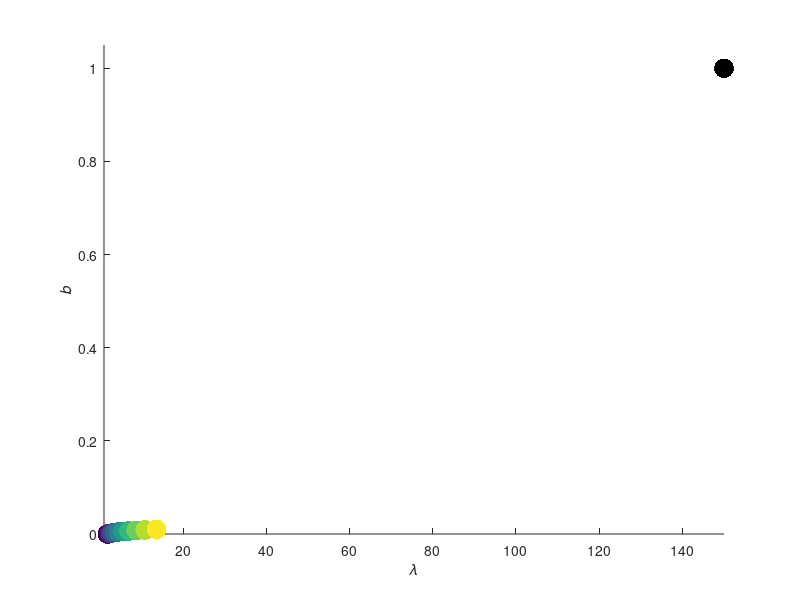

This chart was generated by the following MATLAB code: (Note: this script raises an error after producing the figure.)
clear
clc

%% Plotting Parameters
x = viridis(4);     colors = x(2:3,:);
axFontSize = 30;

%% Simulation Parameters

n = 10;        % Number of perennial species in the community
gen = 3000;    % Total time steps of the simulation
tint = 1000;   % Initial time steps before annual is introduced
betaA = 1/1.3; % Sensitivity of annual to litter
betaP = 1/15;  % Sensitivity of perennials to litter
beta = [betaA; betaP*ones(n,1)]; 

rho = exp(-4); % Niche overlap among the perennials

% Mean fitness of perennials and a measure of variability across species.
lambda_mean = 5; lambda_var = 1;

% Annual Fitness
lambda_A = lambda_mean*30;

% Perennial Fitness
lambda_P = lambda_mean*exp(linspace(-lambda_var,lambda_var,n));

% Distribution of litter production
b = 1*[1, 0.01*linspace(0,1,n)];
d = linspace(0.001,1,32);

% Fitness Parameters for the Annual
eA = 1; gA = 1; sA = 0.5;
yA = lambda_A*(1 - sA*(1-gA))/(gA*eA);

% Fitness Parameters for the Perennial
eP = 0.5; gP = 0.5; sP = 0.5;
f = 0.1;  p1 = 1; p2 = 0.2;
gamma = 0.1;
yP = lambda_P*(1 - sP*(1-gP))/(gP*eP*(f + p1/(1 - p2)));

% Competitive effects;
alpha_A = 0.2;
alpha_P = 0.2;

% Species-specific competitive effects of perennials to allow for
% coexistence.
A_PP = alpha_P*(rho*ones(n) + (1-rho)*eye(n));

% Row and column vectors of the competition coefficient matrix
A_AP = alpha_A*ones(1,n); A_PA = alpha_P*ones(n,1);

% The entire competition matrisx.
A = [alpha_A, A_AP; A_PA, A_PP];

% Cacluate all possible fitness ratios for all species and only count those
% greater than 1. The distribution of ratios is symmetric on the log scale
% and so this is sufficient information to describe the entire distribution
% of fitness ratios for all species pairs.
fitness_inequal = reshape(lambda_P'*(1./lambda_P),1, []);
fitness_inequal = fitness_inequal(fitness_inequal > 1);


% Make figure S2 in the supplement
figure(1)

%subplot(1,2,1)
% Distribution of species fitnesses
scatter([lambda_A, lambda_P], b, 200, 'filled', 'CData', [zeros(1,3);viridis(n)])
xlabel('\it\lambda'); ylabel('\itb');
axis([1,150,0,1.05])
ax = gca; ax.FontSize = 30; ax.XTick = [1,5,10,50,100];
ax.XTickLabel = [1,5,10,50,100];
set(gca, 'xscale', 'log'); box on;
title({'Community Fitness', 'and Litter Production'})
tx = text(lambda_A, b(1), 'Annual  ');
tx.HorizontalAlignment = 'right';  tx.VerticalAlignment = 'middle';
tx.FontSize = 30;

tx = text(0,1,'(a)', 'Units', 'Normalized'); tx.FontSize = 40;
tx.HorizontalAlignment = 'right'; tx.VerticalAlignment = 'bottom';


axes('Position',[.175 0.35 .175 .25])
scatter(lambda_P, b(2:end), 100,'filled', 'CData', viridis(n));
set(gca, 'xscale', 'log')
title('Perennial Community'); box on;

% Now make the figure of lambda_ratio vs rho.
subplot(1,2,2)
rhovec = linspace(0,1,100);
semilogy(rhovec, rhovec, 'Color', 'black', 'LineWidth', 3);
hold on
semilogy(rhovec, 1./rhovec, 'Color', 'black', 'LineWidth', 3);
hold on
yline(max(lambda_P)/min(lambda_P), ':'); 
yline(min(lambda_P)/max(lambda_P), ':'); xline(rho, '--'); 
xlabel('\rho'); ylabel('{\it\lambda_{P_j}}/{\it\lambda_{P_k}}');
ax = gca; ax.FontSize = 30;
axis([0,1,1/20,20])
ax.YTickLabels = 10.^(-1:1);
tx = text(0,1,'(b)', 'Units', 'Normalized'); tx.FontSize = 40;
tx.HorizontalAlignment = 'right'; tx.VerticalAlignment = 'bottom';


%% Run simulation for the perennials only (i.e., L = 0 NA = 0)

% Set vectors to hold simulation output
NP = zeros(n, gen); NS = zeros(n, gen);
C = zeros(n, gen);
    
% Set the initial conditions for the perennial species.
NP(:,1) = rand(n,1); NS(:,1) = rand(n,1);
C(:,1) = 1 + (NP(:,1)' + gamma*NS(:,1)')*alpha_P*((1-rho)*eye(n) + rho*ones(n));

% Calculate growth rates and new densities every time step
for t = 2:gen
    
    for i = 1:n % Caclulate for each perennial species i
        N = [NP(i,:); NS(i,:)];
        M = [sP*(1-gP) + gP*eP*f*yP(i)/C(i,t-1),...
            yP(i)/C(i,t-1);...
            gP*eP*p1,...
            p2];
        N(:,t) = M*N(:,t-1);
        NP(i,t) = N(1,t);   NS(i,t) = N(2,t);
    end
    
    % Recaculate the intensity of competition in each year
    C(:,t) = 1 + (NP(:,t)' + NS(:,t)'*gamma)*alpha_P*((1-rho)*eye(n) + rho*ones(n));
    
    
end

% Plot figure S3 in the supplement
figure(2)
p = semilogy(NP'); set(p, {'Color'}, num2cell(viridis(n),2));
xlabel('Time'); ylabel('Density');

%% Run Simulations for the full community
% Run for different values of decomposition rate, d
figure(3)

tl = tiledlayout('flow', 'TileSpacing', 'none');

for k = 1:length(d)
    
    % Set vecotrs to hold output.
    NP = zeros(n, gen);     NS = zeros(n, gen);
    C = zeros(n+1, gen);    D = zeros(n+1, gen); % D = 1 + beta*L
    L = zeros(1, gen);      NA = zeros(1, gen);
    Plant_Vec = zeros(n+1,gen); % Total plants in a year
    Comp_Vec = zeros(n+1,gen);
    
    % Set initial conditions
    NP(:,1) = rand(n,1);    NS(:,1) = rand(n,1);
    L(1) = 0;               NA(1) = 0;
    D(:,1) = 1 + beta*L(1);
    Plant_Vec(:,1) = [eA/D(1,1)*gA*NA(1); NP(:,1)];
    Comp_Vec(:,1) = [eA/D(1,1)*gA*NA(1); NP(:,1) + gamma*NS(:,1)];
    C(:,1) = 1 + Comp_Vec(:,1)'*A;
    
    BT = 0;
    
    % Calculate growth rates and population densities each year t
    for t = 2:gen            
        
        % For litter
        L(t) = L(t-1)*(1-d(k)) + b*Plant_Vec(:,t-1) + BT;
        % For the annual
        NA(t) = NA(t-1)*(sA*(1-gA) + gA*eA/D(1,t-1)*yA/C(1,t-1));
        
        % For each perennial species i
        for i = 1:n
            N = [NS(i,:); NP(i,:)];
            M = [sP*(1-gP) + gP*eP*f*yP(i)/(D(i+1,t-1)*C(i+1,t-1)),...
                yP(i)/C(i+1,t-1);...
                p1*gP*eP/D(i+1,t-1),...
                p2];
            N(:,t) = M*N(:,t-1);
            NP(i,t) = N(2,t);   NS(i,t) = N(1,t);
        end
        
        % Add the annual at time step tint
        if t == tint
            NA(t) = 0.1;
        end
        
        % Calculate intensity of litter (D), intensity of competition (C)
        % and the number of seedlings each year.
        D(:,t) = 1 + beta*L(t);
        Plant_Vec(:,t) = [eA/D(1,t)*gA*NA(t); NP(:,t)];
        Comp_Vec(:,t) = [Plant_Vec(1,t); NP(:,t) + gamma*NS(:,t)];
        C(:,t) = 1 + Comp_Vec(:,t)'*A;
        
        
    end
    
    % Determine end community of plants
    Community_end = [NA(gen); NP(:,end)+NS(:,end)];
    % Density of perennials (natives in this scenario)
    Native_Density(k) = sum(Community_end(2:end));
    % Partition out the adults from seeds
    Native_Adults(k) = sum(NP(:,end));
    % Annual seed density
    NA_Density(k) = Community_end(1);
    % Perennial richness
    Native_Diversity(k) = sum(Community_end(2:end) > 0.001);
    % Ask if the invader is present
    Invasive_Diversity(k) = Community_end(1) > 0.001;
    % Take final biomass
    L_Biomass(k) = L(end);
    
    % Plot figure S4 in the supplement
    if any(k == [1:2:length(d)])
        nexttile
        p = semilogy(NP'); set(p, {'Color'}, num2cell(viridis(n),2));
        set(p, {'LineWidth'}, {2});
        hold on
        semilogy(NA, 'Color', 'red', 'LineWidth', 2); 
        semilogy(L, 'Color', 'black', 'LineWidth', 2);
        hold off
        axis([0, 2000, 10^(-3), max(max([Community_end; L(end)]))])
        ax = gca; ax.FontName = 'Times New Roman'; ax.FontSize = 15;
        title(['d = ',num2str(d(k))])
    end
    
end
xlabel(tl, 'Time', 'FontSize', 50);
ylabel(tl, 'Density', 'FontSize', 50);


% Calcualte the number of adult plants at the final equilibrium. NA is seed
% density, so we have to multiply this by the germination and establishment
% fractions to get growing plant density.
NA_Plants = NA_Density*gA*eA./(1 + betaA*L_Biomass);

% Create figure 7 in the main text.

thresh1 = find(Invasive_Diversity>0,1);
thresh_d1 = mean(d(thresh1-1:thresh1));
thresh2 = find(Native_Diversity==0,1);
thresh_d2 = mean(d(thresh2-1:thresh2));
figure(4)
subplot(2,1,1)
fill([-1,-1,thresh_d1*ones(1,2)], [0,15,15,0], 0.9*ones(1,3),...
    'HandleVisibility', 'off');
hold on
fill([thresh_d2*ones(1,2),2,2], [0,15,15,0], 0.9*ones(1,3),...
    'HandleVisibility', 'off');
b = bar(d, [Native_Diversity;Invasive_Diversity]', 'stacked');
b(1).FaceColor = 'black'; b(1).EdgeColor = zeros(1,3);
b(2).FaceColor = 0.5*ones(1,3); b(2).EdgeColor = zeros(1,3);
hold off
ylabel('Species Richness');
title('Diversity');
set(gca,'FontSize', axFontSize); axis([-0.05,1.05,0,11]);
txt = text(0,1,'a', 'Units', 'Normalized');
txt.FontSize = 50; txt.FontName = 'Helvetica';
txt.HorizontalAlignment = 'right'; txt.VerticalAlignment = 'bottom';

subplot(2,1,2)
Ave_Native_Adults = Native_Adults./Native_Diversity;
Ave_Native_Adults(Native_Diversity == 0) = 0;
fill([-1,-1,thresh_d1*ones(1,2)], [0,1500,1500,0], 0.9*ones(1,3),...
    'HandleVisibility', 'off');
hold on
fill([thresh_d2*ones(1,2),2,2], [0,1500,1500,0], 0.9*ones(1,3),...
    'HandleVisibility', 'off');
b = plot(d, [Ave_Native_Adults; NA_Plants; L_Biomass], '-o');
hold off
b(1).Color = 0.6*ones(1,3); 
b(2).Color = 'black';
b(3).Color = zeros(1,3);
ylabel('Plant Density'); title('Ecosystem State');
set(gca,'FontSize', axFontSize); axis([-0.05,1.05,0,65]);
xlabel('Decomposition Fraction, {\itd}'); 
txt = text(0,1,'b', 'Units', 'Normalized');
txt.FontSize = 50; txt.FontName = 'Helvetica';
txt.HorizontalAlignment = 'right'; txt.VerticalAlignment = 'bottom';


lg = legend('Perennials', 'Annual', 'Litter');
lg.Location = 'southeast'; lg.FontSize = 25;